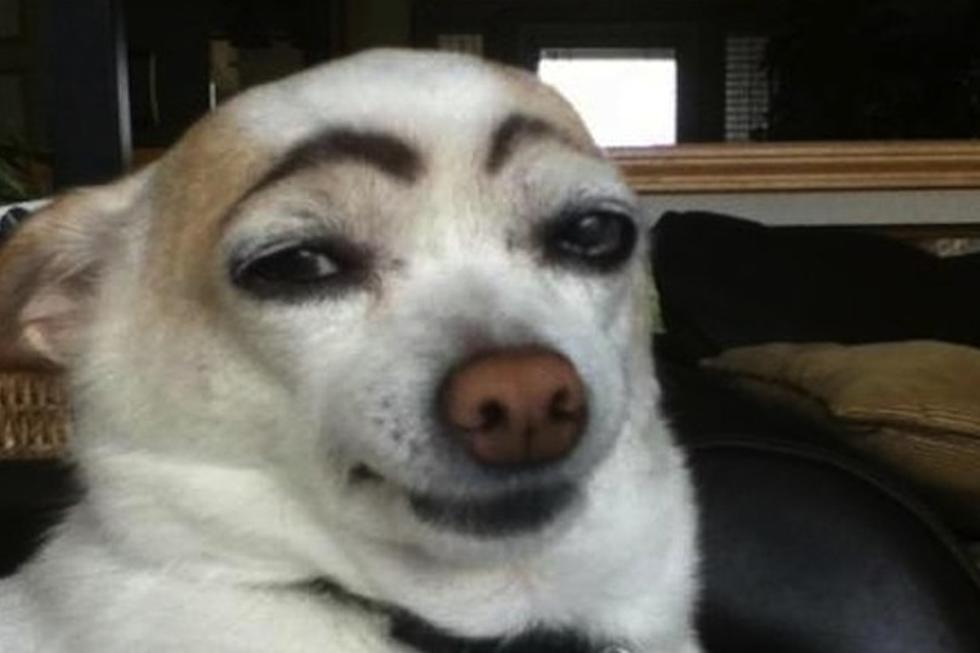
#> input picture Python ll/OpenCV/opencv/dog.jpg, 980 x 653 px
$ jupyter execute 'códigos_opencv.ipynb'
#> lines starting #> are read from the running program, lines starting #| are printed output that depends on the picture; after the words box and inside, x2 and y2 are one past the last pixel; in counts of white or black regions, pixels touching at a corner belong together
[cell 1]
import cv2
import numpy as np

[cell 2]
dog = cv2.imread('dog.jpg', cv2.IMREAD_COLOR)
#> dog is the input picture: shape (653, 980, 3); mean B, G, R 86, 94, 96.8
dog_cinza = cv2.imread('dog.jpg',cv2.IMREAD_GRAYSCALE)
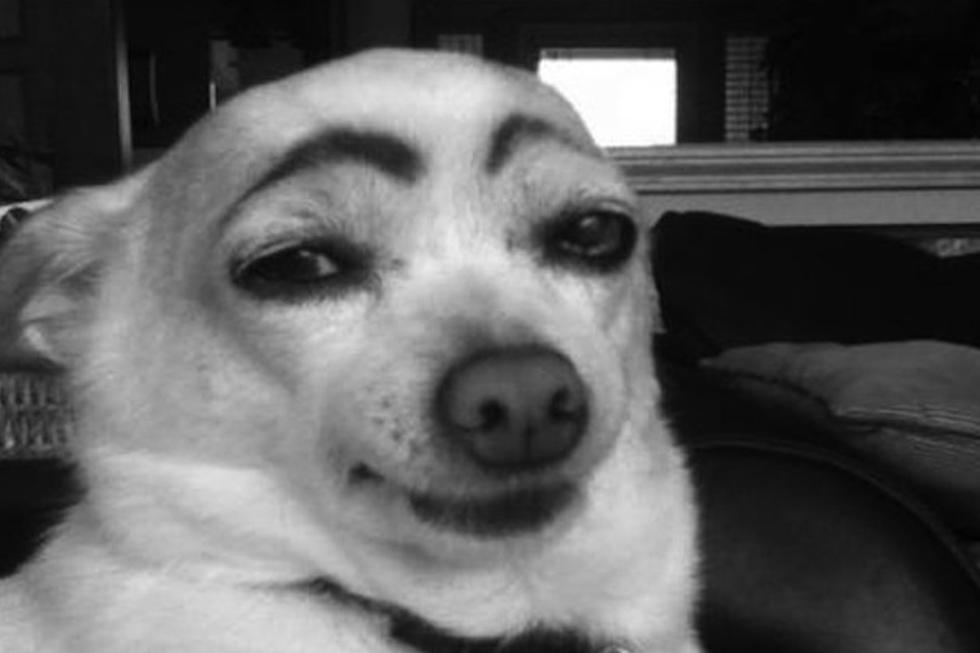
#> dog_cinza: shape (653, 980); min 0, max 255, mean 93.9
dog_transp = cv2.imread('dog.jpg',cv2.IMREAD_UNCHANGED)

[cell 3]
cv2.imshow('dog',dog)
x = cv2.waitKey(0)
#> (key q is pressed here)
print('TELA APERTADA',x)
cv2.destroyAllWindows()

[cell 4]
cv2.destroyAllWindows
cv2.imwrite('dog_cinza.jpg',dog_cinza)
#> Out = True

[cell 5]
import numpy as np
img = np.zeros((512,512,3), np.uint8)
cv2.line(img,(150,0),(150,512), (255,255,255), 5)
cv2.line(img,(350,0),(350,512), (255,255,255), 5)


cv2.line(img,(0,150),(512,150), (255,255,255), 5)
cv2.line(img,(0,350),(512,350), (255,255,255), 5)


cv2.imshow('tic-tac-toc',img)
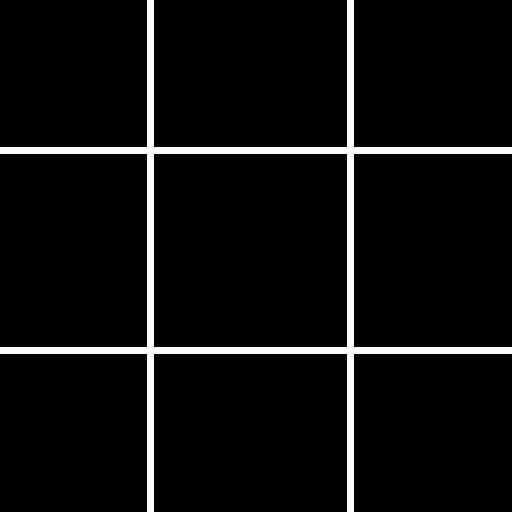
#> window 'tic-tac-toc': shape (512, 512, 3); 5.4% white; 1 white region, box (x1, y1, x2, y2) and area: (0, 0, 512, 512) 14140
cv2.waitKey(0) & 0xff
cv2.destroyAllWindows()

[cell 6]
cv2.rectangle(img , (200,200), (300,300), (0,255,0), -1)
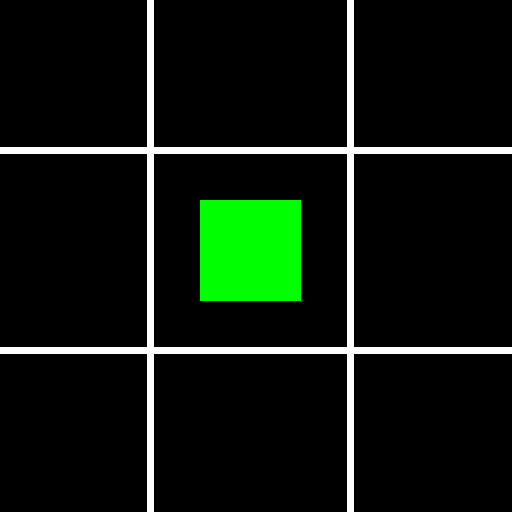
#> img: shape (512, 512, 3); mean of channels 0, 1, 2 13.8, 23.7, 13.8; drawn as B, G, R
cv2.imshow('tic-tac-toc',img)
cv2.waitKey(0) & 0xff
cv2.destroyAllWindows()

[cell 7]
cv2.circle (img, (75,75), 50, (0,0,255), -1)
cv2.imshow('tic-tac-toc',img)
cv2.waitKey(0) & 0xff
cv2.destroyAllWindows()

[cell 8]
font = cv2.FONT_HERSHEY_SIMPLEX

texto = "Tabuleiro maneiro"

cv2.putText(img, texto,(50,500), font,1.5, (191,0,191), 4, cv2.LINE_AA)
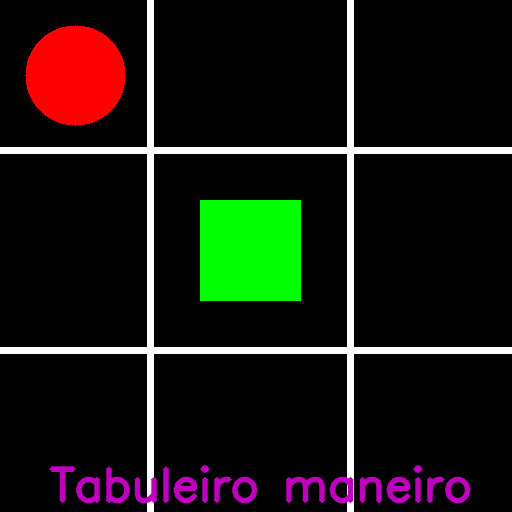
#> img: shape (512, 512, 3); mean of channels 0, 1, 2 17.2, 23.4, 24.8; drawn as B, G, R
cv2.imshow('tic-tac-toc',img)
cv2.waitKey(0) & 0xff
cv2.destroyAllWindows()

[cell 9]
import numpy as np
img = np.zeros((512,512,3), np.uint8)

cv2.rectangle(img, (200,200), (300,300),(0,255,0), -1)
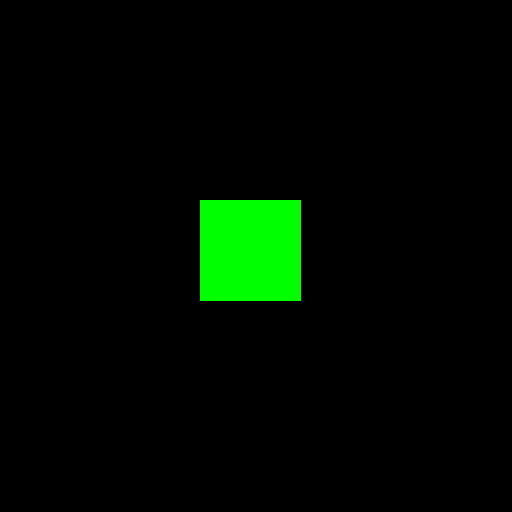
#> img: shape (512, 512, 3); mean of channels 0, 1, 2 0, 9.9, 0; drawn as B, G, R

cv2.circle(img, (75,75), 50 ,(255,0,0), -1)

cv2.ellipse(img, (450,450),(60,20),0,0,360,(123,0,100), -1)
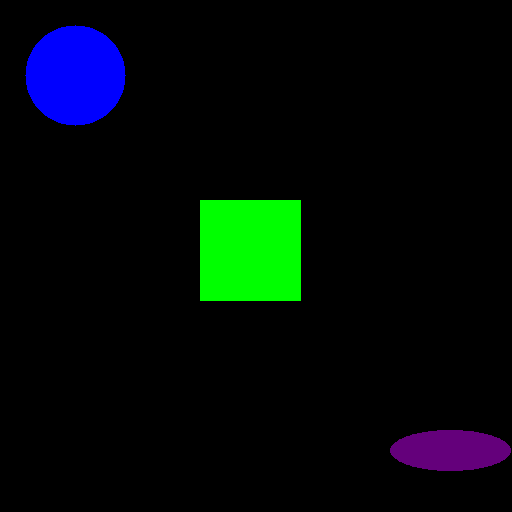
#> img: shape (512, 512, 3); mean of channels 0, 1, 2 9.5, 9.9, 1.5; drawn as B, G, R


cv2.imshow('tic-tac-toc',img)
x = str(cv2.waitKey(0))
#> (key q is pressed here)
cv2.destroyAllWindows()

img1 = np.zeros((512,512,3), np.uint8)

cv2.putText(img1, x,(220,226), font,1.5, (191,0,191), 4, cv2.LINE_AA)

cv2.imshow('tic-tac-toc',img1)
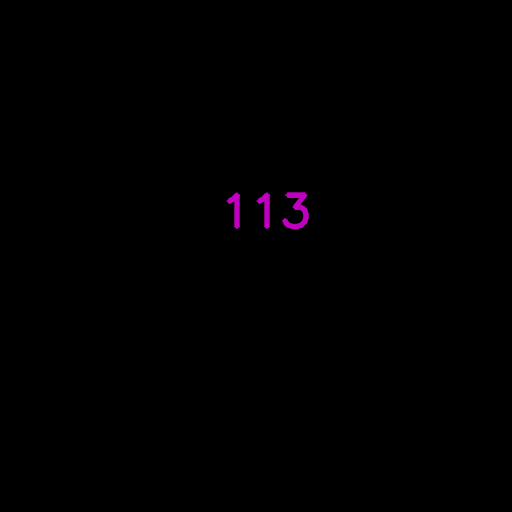
#> window 'tic-tac-toc': shape (512, 512, 3); mean B, G, R 0.6, 0, 0.6
cv2.waitKey(1000) & 0xff
cv2.destroyAllWindows()

[cell 10]
import cv2
image = cv2.imread('dog.jpg')
image_hsv = cv2.cvtColor(image, cv2.COLOR_BGR2HSV)
#> image_hsv: shape (653, 980, 3); mean H, S, V 37.8, 54.6, 98

cv2.imshow('Dog_HSV', image_hsv)
cv2.imshow('Original', image)

cv2.waitKey(0) & 0xFF
cv2.destroyAllWindows()

## MOUSE

[cell 11]
import cv2
cap = cv2.VideoCapture('video_car.mp4') # Armazenar o vídeo
ret, frame = cap.read() # Retorna bool, e o frame (True se houver um frame)
while(True):
    ret, frame = cap.read()
    if ret == False:
        break
    cv2.imshow('Corrida', frame)
    if cv2.waitKey(1) == ord('q'):
        break
cap.release()
cv2.destroyAllWindows()

[cell 12]
import cv2
cap = cv2.VideoCapture('video_car.avi')
while(cap.isOpened()):
    ret, frame = cap.read()
    if(cv2.waitKey(1) == ord('q') or ret == False):
#> (key q is pressed here)
